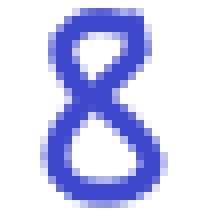
#> input picture pytorch/demo_MNIST/8.bmp, 28 x 28 px (shown 8 times larger)
$ python show_hist.py 8.bmp
#> lines starting #> are read from the running program, lines starting #| are printed output that depends on the picture
"""
显示图片的灰度直方图（0-255），用于分析图像数据分布。
用法: python show_hist.py <图片路径>
示例: python show_hist.py 8.bmp
"""
import sys
import os
import numpy as np
from PIL import Image

if len(sys.argv) < 2:
    print('用法: python show_hist.py <图片路径>')
    sys.exit(1)

img_path = sys.argv[1]
if not os.path.exists(img_path):
    print(f'错误: 文件不存在 -> {img_path}')
    sys.exit(1)

# 打开图片并转灰度
img = Image.open(img_path).convert('L')
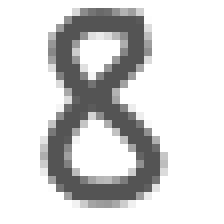
#> img: PIL image 28x28 L (shown 8 times larger); min 84, max 255, mean 214.2
arr = np.array(img)

print(f'图片: {img_path}')
print(f'尺寸: {img.size[0]}x{img.size[1]}')
#| 尺寸: 28x28
print(f'像素统计: min={arr.min()}, max={arr.max()}, mean={arr.mean():.2f}')
#| 像素统计: min=84, max=255, mean=214.16

# 统计直方图数据
hist = np.bincount(arr.flatten(), minlength=256)
#> hist = 256 values, max 539 at index 255, min 0 at index 0, mean 3.06

# 终端字符画直方图（无需 matplotlib）
max_count = hist.max()
#> max_count = 539
bar_width = 50
print(f'\n灰度直方图 (共 {arr.size} 像素):')
#| 灰度直方图 (共 784 像素):
print('-' * 70)
for i in range(0, 256, 8):
    bucket = hist[i:i+8].sum()
    bar_len = int(bucket / max_count * bar_width) if max_count > 0 else 0
    bar = '█' * bar_len
    print(f'{i:3d}-{i+7:3d} | {bar} {bucket}')
#> this loop made 32 passes
#> (bucket, bar_len, bar) on passes 1 to 12: (0, 0, ''), (0, 0, ''), (0, 0, ''), (0, 0, ''), (0, 0, ''), (0, 0, ''), (0, 0, ''), (0, 0, ''), (0, 0, ''), (0, 0, ''), (130, 12, '████████████'), (4, 0, '')
#> (bucket, bar_len) on pass 32: (542, 50)
#|   0-  7 |  0
#|   8- 15 |  0
#|  16- 23 |  0
#|  24- 31 |  0
#|  32- 39 |  0
#|  40- 47 |  0
#|  48- 55 |  0
#|  56- 63 |  0
#> (further printed lines are left out)
print('-' * 70)
